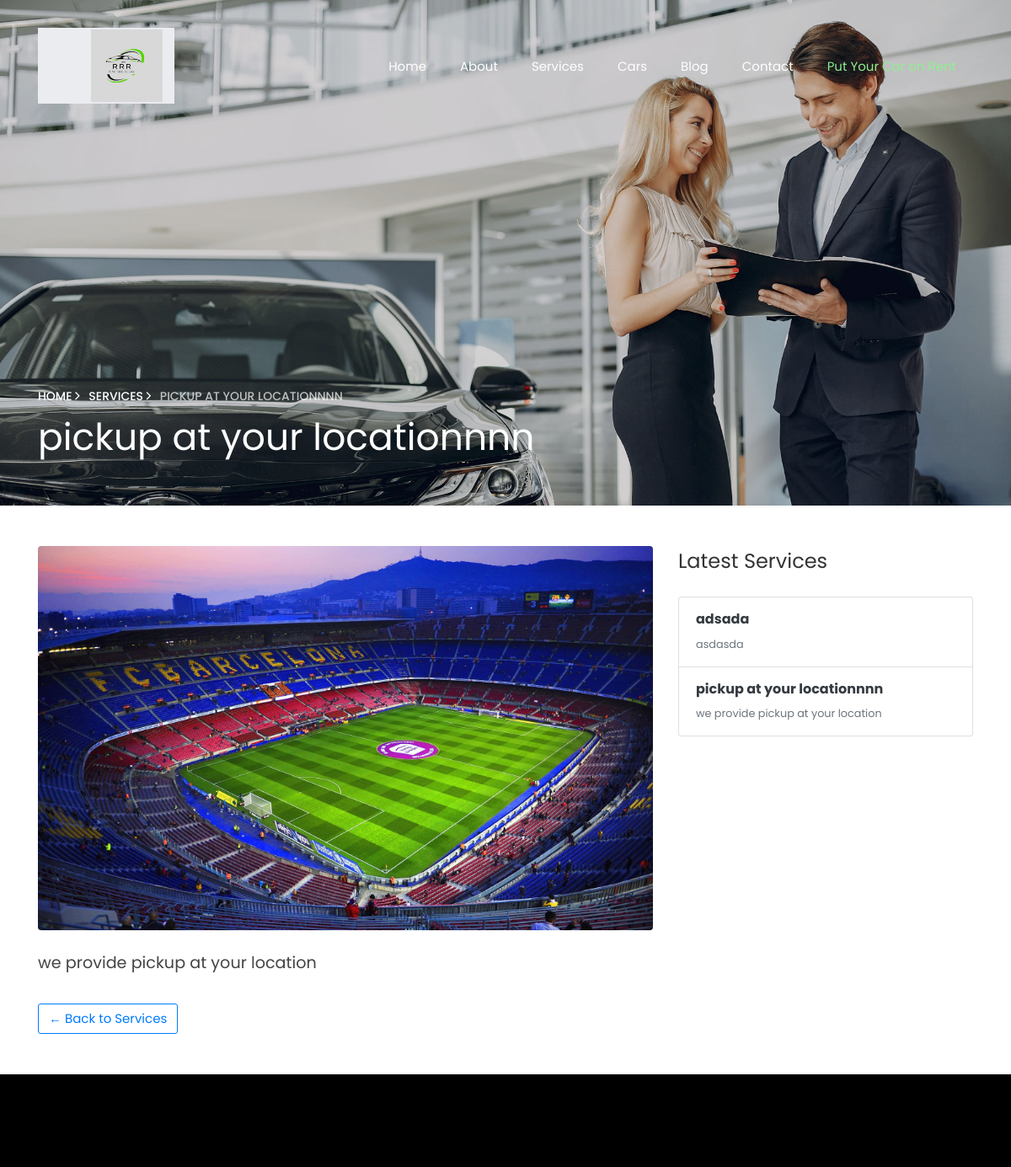
/services/3/ (upper part), run on an earlier commit of the app's database.
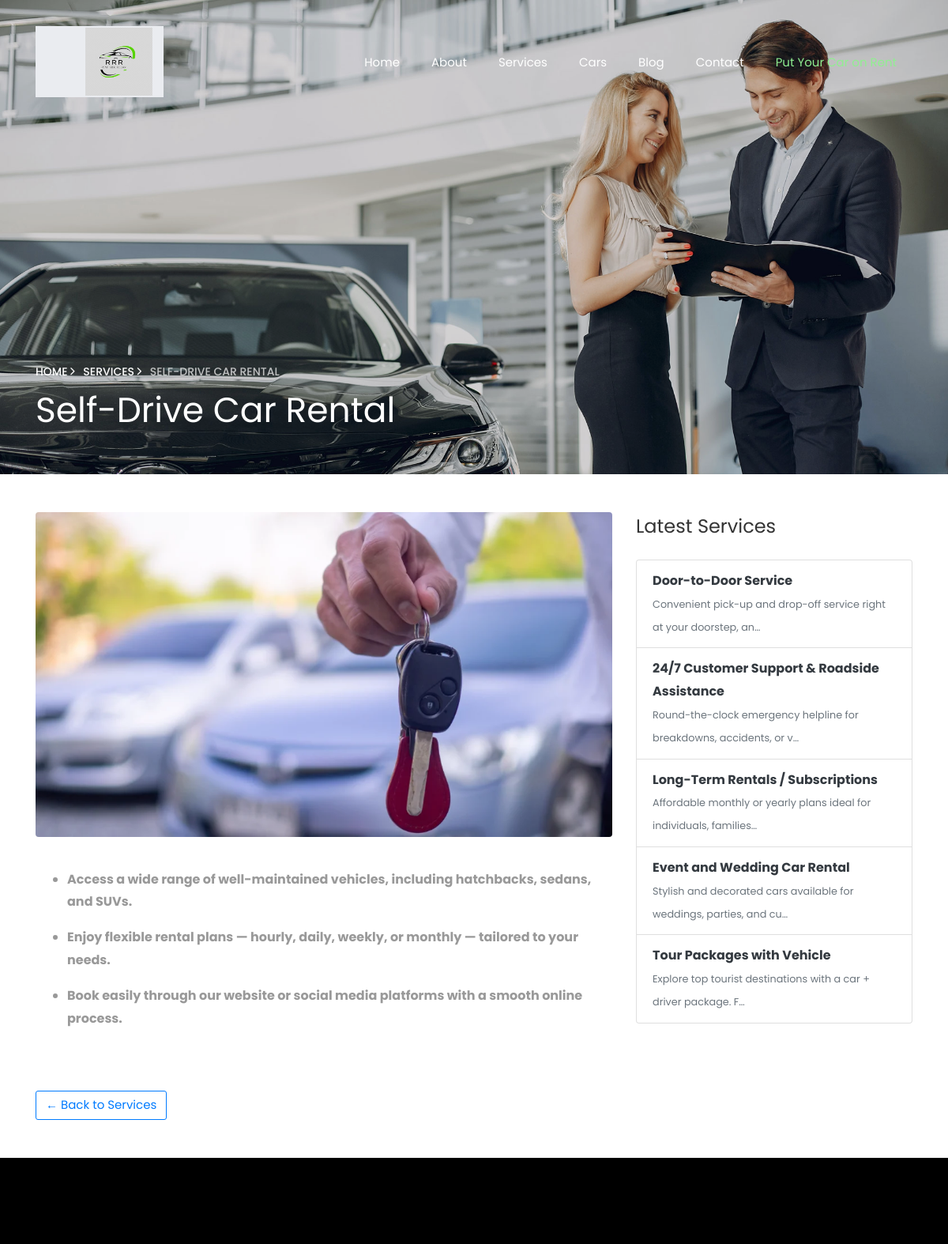
And on a later commit of the database.
### app/models.py (models this page shows, shortened)
class ServicesOffered(models.Model):
    services_offered = models.CharField(max_length=100, null=True, blank=True)
    services_offered_desc = RichTextField(null=True, blank=True)  # Use RichTextField for CKEditor

class ServiceImage(models.Model):
    service = models.OneToOneField(ServicesOffered, on_delete=models.CASCADE, related_name='image')
    image = models.ImageField(upload_to='services/images/')

### app/views.py (the view)
# urls.py: path('services/<int:id>/', views.service_detail, name='service_detail'),
def service_detail(request, id):
    service = get_object_or_404(ServicesOffered, id=id)
    latest_services = ServicesOffered.objects.order_by('-id')[:5]  # latest 5 services
    return render(request, 'frontend/service_single.html', {
        'service': service,
        'latest_services': latest_services,
    })

### app/context_processors.py (called while the page is built)
def contact_detail(request):
    detail = ContactDetail.objects.first()
    return {'contact_detail': detail}

### templates/frontend/service_single.html (shortened to what this page needs)
{% extends 'base/base.html' %}
{% load static %}
{% block content %}
<section class="hero-wrap hero-wrap-2 js-fullheight"
         style="background-image: url({% static 'images/bg_3.jpg' %});"
         data-stellar-background-ratio="0.5">
  <div class="overlay" style="background-color: rgba(0,0,0,0.5);"></div>
  <div class="container">
    <div class="row no-gutters slider-text js-fullheight align-items-end justify-content-start">
      <div class="col-md-9 ftco-animate pb-5">
        <p class="breadcrumbs text-white small">
          <a href="{% url 'index' %}" class="text-white">Home <i class="ion-ios-arrow-forward"></i></a> &nbsp;
          <a href="{% url 'service' %}" class="text-white">Services <i class="ion-ios-arrow-forward"></i></a> &nbsp;
          <span>{{ service.services_offered }}</span>
        </p>
        <h1 class="mb-3 bread text-white">{{ service.services_offered }}</h1>
      </div>
    </div>
  </div>
</section>
<section class="py-5">
  <div class="container">
    <div class="row">
      <div class="col-md-8">
        {% if service.image and service.image.image %}
          <img src="{{ service.image.image.url }}" alt="{{ service.services_offered }}" class="img-fluid rounded mb-4" />
        {% endif %}
        <p style="font-size: 1.2rem; line-height: 1.6; color: #444;">
          {{ service.services_offered_desc|safe }}
        </p>
        <a href="{% url 'service' %}" class="btn btn-outline-primary mt-3">← Back to Services</a>
      </div>
      <div class="col-md-4">
        <h4 class="mb-4">Latest Services</h4>
        <ul class="list-group">
          {% for latest in latest_services %}
          <li class="list-group-item">
            <a href="{% url 'service_detail' latest.id %}" class="text-decoration-none text-dark">
              <strong>{{ latest.services_offered }}</strong><br>
              {% with latest.services_offered_desc|striptags|truncatechars:70 as short_desc %}
                <small class="text-muted">{{ short_desc|safe }}</small>
              {% endwith %}
            </a>
          </li>
          {% empty %}
          <li class="list-group-item text-muted">No recent services available.</li>
          {% endfor %}
        </ul>
      </div>
    </div>
  </div>
</section>
{% endblock %}

### templates/base/base.html (shortened to what this page needs)
{% load static %}
<!DOCTYPE html>
<html lang="en">
<head>
  <link rel="stylesheet" href="{% static 'css/open-iconic-bootstrap.min.css' %}">
  <link rel="stylesheet" href="{% static 'css/animate.css' %}">
  <link rel="stylesheet" href="{% static 'css/owl.carousel.min.css' %}">
  <link rel="stylesheet" href="{% static 'css/owl.theme.default.min.css' %}">
  <link rel="stylesheet" href="{% static 'css/magnific-popup.css' %}">
  <link rel="stylesheet" href="{% static 'css/aos.css' %}">
  <link rel="stylesheet" href="{% static 'css/ionicons.min.css' %}">
  <link rel="stylesheet" href="{% static 'css/bootstrap-datepicker.css' %}">
  <link rel="stylesheet" href="{% static 'css/jquery.timepicker.css' %}">
  <link rel="stylesheet" href="{% static 'css/flaticon.css' %}">
  <link rel="stylesheet" href="{% static 'css/icomoon.css' %}">
  <link rel="stylesheet" href="{% static 'css/style.css' %}">
</head>
<body>
<nav class="navbar navbar-expand-lg navbar-dark ftco_navbar bg-dark ftco-navbar-light" id="ftco-navbar">
  <div class="container">
    <a class="navbar-brand" href="{% url 'index' %}">
      <img src="{% static 'images/logo.png' %}" alt="Carbook Logo" style="max-height: 90px;">
    </a>
    <div class="collapse navbar-collapse" id="ftco-nav">
      <ul class="navbar-nav ml-auto">
        <li class="nav-item"><a href="{% url 'index' %}" class="nav-link">Home</a></li>
        <li class="nav-item"><a href="{% url 'about' %}" class="nav-link">About</a></li>
        <li class="nav-item"><a href="{% url 'servicess' %}" class="nav-link">Services</a></li>
        <li class="nav-item"><a href="{% url 'car' %}" class="nav-link">Cars</a></li>
        <li class="nav-item"><a href="{% url 'blog_list' %}" class="nav-link">Blog</a></li>
        <li class="nav-item"><a href="{% url 'contact' %}" class="nav-link">Contact</a></li>
        <li class="nav-item">
          <a href="{% url 'put_car_on_rent' %}" class="nav-link" style="color: #90ee90;">Put Your Car on Rent</a>
        </li>
      </ul>
    </div>
  </div>
</nav>
  <main>
    {% block content %}
    {% endblock %}
  </main>
<footer class="ftco-footer ftco-bg-dark ftco-section">
</footer>
</body>
</html>

What changed in the data, as far as the page shows it:
no longer on one of the page's lists (row edited): ServicesOffered: services_offered "pickup at your locationnnn", services_offered_desc "we provide pickup at your location"
removed ServicesOffered: services_offered "adsada", services_offered_desc "asdasda"
changed ServicesOffered: services_offered "PICKUP AT YOUR LOCATIONNNN" → "SELF-DRIVE CAR RENTAL"; services_offered "pickup at your locationnnn" → "Self-Drive Car Rental"; image.image: a different picture; services_offered_desc "we provide pickup at your location" → "Access a wide range of well-maintained vehicles, including hatchbacks, sedans, and SUVs. Enjoy flexible rental plans — hourly, daily, weekly, or monthly — tailored to your needs. Book easily through our website or social media platforms with a smooth online process."
added ServicesOffered: services_offered "Door-to-Door Service", short_desc "Convenient pick-up and drop-off service right at your doorstep, an…"
added ServicesOffered: services_offered "24/7 Customer Support & Roadside Assistance", short_desc "Round-the-clock emergency helpline for breakdowns, accidents, or v…"
added ServicesOffered: services_offered "Long-Term Rentals / Subscriptions", short_desc "Affordable monthly or yearly plans ideal for individuals, families…"
added ServicesOffered: services_offered "Event and Wedding Car Rental", short_desc "Stylish and decorated cars available for weddings, parties, and cu…"
added ServicesOffered: services_offered "Tour Packages with Vehicle", short_desc "Explore top tourist destinations with a car + driver package. F…"
